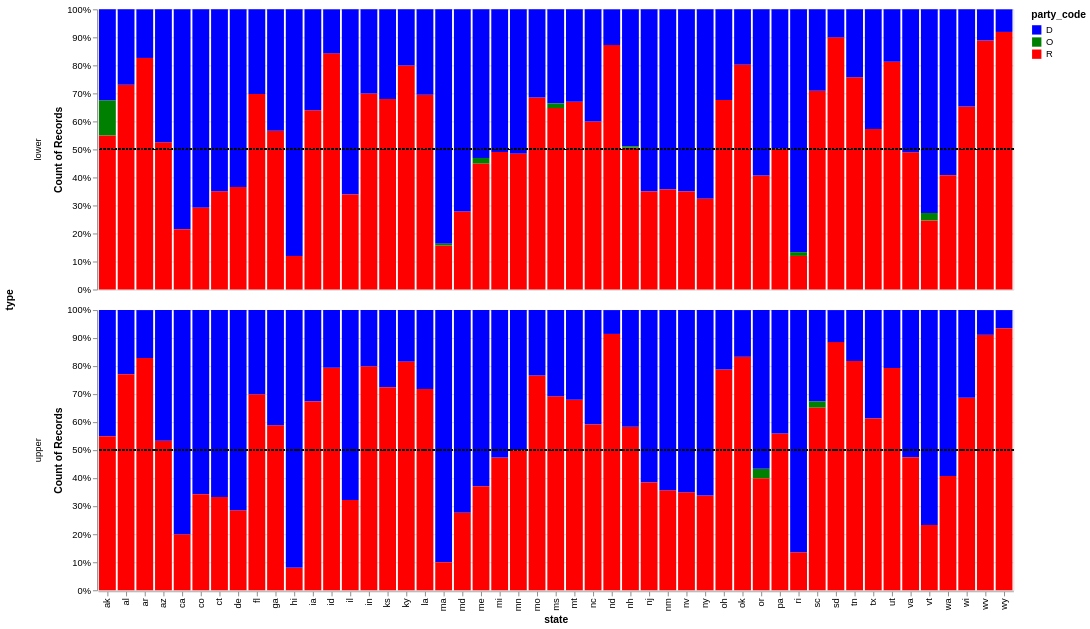

The notebook cell this image was saved under:
### Markdown cell above
### 2.2 - Faceted Plot

Add a function `party_control_by_chamber` that contains the following elements:

- One bar per state, **along the Y axis**.
- Each bar should consist of a stack: a blue portion, a green portion, and a red portion, corresponding to the D, O, and R `party_code` respectively.
- A vertical line at the 50% mark, indicating (likely) party control.
- Finally, facet the chart on `type` so that you get a set of bars for the lower and upper chambers.

See `imgs/ex2.2.png` for an example.

### Code cell
def party_control_by_chamber(df):
    # Save colors
    domain_ = ["D", "O", "R"]
    range_ = ["blue", "green", "red"]

    # Save chart
    chart = (
        alt.Chart(df)
        .mark_bar()
        .encode(
            x="state",
            y=alt.Y("count(party_code)").stack("normalize"),
            color=alt.Color("party_code").scale(domain=domain_, range=range_)
        )
    )

    # Add 50% line
    rule = (
        alt.Chart(df)
        .mark_rule(strokeDash=[2, 2])
        .encode(y=alt.datum(0.5), color=alt.value("black"))
    )

    # Print output
    grph = (chart + rule).facet(row="type")
    return grph

# Call plot
party_control_by_chamber(clean_party_df())

### Figure 1 — Vega specification as saved in the notebook (floating-point values rounded to 4 significant figures; data arrays with more than 128 entries replaced by an {"elided": "..."} marker saying what was removed)
{"$schema": "https://vega.github.io/schema/vega/v5.json", "data": [{"name": "source_0", "values": {"elided": "7296 records"}}, {"name": "row_domain", "values": [{"type": "lower", "count": 5385}, {"type": "upper", "count": 1911}]}, {"name": "data_2"}, {"name": "data_2_x_domain_state", "values": [{"state": "ak"}, {"state": "al"}, {"state": "ar"}, {"state": "az"}, {"state": "ca"}, {"state": "co"}, {"state": "ct"}, {"state": "de"}, {"state": "fl"}, {"state": "mt"}, {"state": "nc"}, {"state": "nd"}, {"state": "nh"}, {"state": "nj"}, {"state": "ga"}, {"state": "hi"}, {"state": "ia"}, {"state": "id"}, {"state": "il"}, {"state": "in"}, {"state": "va"}, {"state": "vt"}, {"state": "wa"}, {"state": "wi"}, {"state": "wv"}, {"state": "wy"}, {"state": "pa"}, {"state": "ri"}, {"state": "sc"}, {"state": "sd"}, {"state": "tn"}, {"state": "tx"}, {"state": "ut"}, {"state": "ks"}, {"state": "ky"}, {"state": "la"}, {"state": "ma"}, {"state": "md"}, {"state": "me"}, {"state": "nm"}, {"state": "nv"}, {"state": "ny"}, {"state": "oh"}, {"state": "ok"}, {"state": "or"}, {"state": "mi"}, {"state": "mn"}, {"state": "mo"}, {"state": "ms"}]}], "signals": [{"name": "x_step", "value": 20}, {"name": "child_width", "update": "bandspace(domain('x').length, 0.1, 0.05) * x_step"}, {"name": "child_height", "value": 300}], "marks": [{"type": "group", "name": "row-title", "title": {"text": "type", "style": "guide-title", "offset": 10, "orient": "left"}, "role": "row-title"}, {"type": "group", "name": "row_header", "from": {"data": "row_domain"}, "sort": {"field": "datum[\"type\"]", "order": "ascending"}, "encode": {"update": {"height": {"signal": "child_height"}}}, "axes": [{"scale": "y", "title": "Count of Records", "format": ".0%", "orient": "left", "labelOverlap": true, "zindex": 0, "grid": false, "tickCount": {"signal": "ceil(child_height/40)"}}], "title": {"text": {"signal": "isValid(parent[\"type\"]) ? parent[\"type\"] : \"\"+parent[\"type\"]"}, "orient": "left", "frame": "group", "style": "guide-label", "offset": 10}, "role": "row-header"}, {"type": "group", "name": "column_footer", "encode": {"update": {"width": {"signal": "child_width"}}}, "axes": [{"scale": "x", "labelAngle": 270, "grid": false, "title": "state", "labelAlign": "right", "labelBaseline": "middle", "zindex": 0, "orient": "bottom"}], "role": "column-footer"}, {"type": "group", "name": "cell", "from": {"facet": {"data": "source_0", "name": "facet", "groupby": ["type"]}}, "sort": {"field": ["datum[\"type\"]"], "order": ["ascending"]}, "encode": {"update": {"height": {"signal": "child_height"}, "width": {"signal": "child_width"}}}, "data": [{"name": "data_0", "source": "facet", "transform": [{"type": "aggregate", "groupby": ["state", "party_code"], "fields": [null], "ops": ["count"], "as": ["__count"]}, {"type": "stack", "field": "__count", "groupby": ["state"], "sort": {"field": ["party_code"], "order": ["descending"]}, "as": ["__count_start", "__count_end"], "offset": "normalize"}, {"type": "project", "fields": ["__count_end", "__count_start", "party_code", "state"]}]}], "marks": [{"type": "rect", "name": "child_layer_0_marks", "from": {"data": "data_0"}, "encode": {"update": {"y": {"field": "__count_end", "scale": "y"}, "x": {"field": "state", "scale": "x"}, "width": {"signal": "max(0.25, bandwidth('x'))"}, "fill": {"field": "party_code", "scale": "color"}, "y2": {"field": "__count_start", "scale": "y"}}}, "style": ["bar"]}, {"type": "rule", "name": "child_layer_1_marks", "from": {"data": "facet"}, "encode": {"update": {"x2": {"value": 0}, "x": {"field": {"signal": null, "datum": null, "group": "width", "parent": null}}, "y": {"value": 0.5, "scale": "y"}, "stroke": {"value": "black"}, "strokeDash": {"value": [2, 2]}}}, "style": ["rule"]}], "axes": [{"scale": "y", "maxExtent": 0, "minExtent": 0, "aria": false, "gridScale": "x", "grid": true, "tickCount": {"signal": "ceil(child_height/40)"}, "domain": false, "labels": false, "orient": "left", "ticks": false, "zindex": 0}], "style": "cell"}], "scales": [{"name": "x", "type": "band", "domain": {"data": "data_2_x_domain_state", "field": "state", "sort": true}, "range": {"step": {"signal": "x_step"}}, "paddingInner": 0.1, "paddingOuter": 0.05}, {"name": "y", "type": "linear", "domain": {"fields": [[0, 1], [0.5]]}, "range": [{"signal": "child_height"}, 0], "nice": true, "zero": true}, {"name": "color", "type": "ordinal", "domain": ["D", "O", "R"], "range": ["blue", "green", "red"]}], "background": "white", "padding": 5, "legends": [{"fill": "color", "symbolType": "square", "title": "party_code"}], "layout": {"padding": 20, "offset": {"rowTitle": 10}, "columns": 1, "bounds": "full", "align": "all"}}
